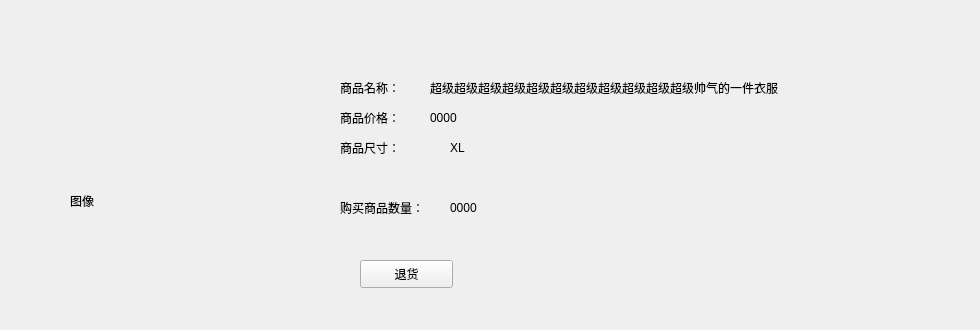
   <widget class="QWidget" name="pageAfterSaleDigitalOperator">
    <widget class="QLabel" name="label_69">
     <property name="geometry">
      <rect>
       <x>340</x>
       <y>140</y>
       <width>72</width>
       <height>15</height>
      </rect>
     </property>
     <property name="text">
      <string>商品尺寸：</string>
     </property>
    </widget>
    <widget class="QLabel" name="labelAfterSaleDigitalPrice">
     <property name="geometry">
      <rect>
       <x>430</x>
       <y>110</y>
       <width>72</width>
       <height>15</height>
      </rect>
     </property>
     <property name="text">
      <string>0000</string>
     </property>
    </widget>
    <widget class="QLabel" name="label_70">
     <property name="geometry">
      <rect>
       <x>340</x>
       <y>80</y>
       <width>72</width>
       <height>15</height>
      </rect>
     </property>
     <property name="text">
      <string>商品名称：</string>
     </property>
    </widget>
    <widget class="QLabel" name="label_71">
     <property name="geometry">
      <rect>
       <x>340</x>
       <y>200</y>
       <width>111</width>
       <height>16</height>
      </rect>
     </property>
     <property name="text">
      <string>购买商品数量：</string>
     </property>
    </widget>
    <widget class="QLabel" name="label_72">
     <property name="geometry">
      <rect>
       <x>340</x>
       <y>110</y>
       <width>72</width>
       <height>15</height>
      </rect>
     </property>
     <property name="text">
      <string>商品价格：</string>
     </property>
    </widget>
    <widget class="QLabel" name="labelAfterSaleDigitalBuyNumber">
     <property name="geometry">
      <rect>
       <x>450</x>
       <y>200</y>
       <width>72</width>
       <height>15</height>
      </rect>
     </property>
     <property name="text">
      <string>0000</string>
     </property>
    </widget>
    <widget class="QLabel" name="labelAfterSaleDigitalName">
     <property name="geometry">
      <rect>
       <x>430</x>
       <y>80</y>
       <width>541</width>
       <height>16</height>
      </rect>
     </property>
     <property name="text">
      <string>超级超级超级超级超级超级超级超级超级超级超级帅气的一件衣服</string>
     </property>
    </widget>
    <widget class="QPushButton" name="pushButtonDigitalSalesReturn">
     <property name="geometry">
      <rect>
       <x>360</x>
       <y>260</y>
       <width>93</width>
       <height>28</height>
      </rect>
     </property>
     <property name="text">
      <string>退货</string>
     </property>
    </widget>
    <widget class="QLabel" name="labelAfterSaleDigitalSize">
     <property name="geometry">
      <rect>
       <x>450</x>
       <y>140</y>
       <width>72</width>
       <height>15</height>
      </rect>
     </property>
     <property name="text">
      <string>XL</string>
     </property>
    </widget>
    <widget class="QLabel" name="labelAfterSaleDigitalImage">
     <property name="geometry">
      <rect>
       <x>70</x>
       <y>80</y>
       <width>231</width>
       <height>241</height>
      </rect>
     </property>
     <property name="text">
      <string>图像</string>
     </property>
    </widget>
   </widget>
